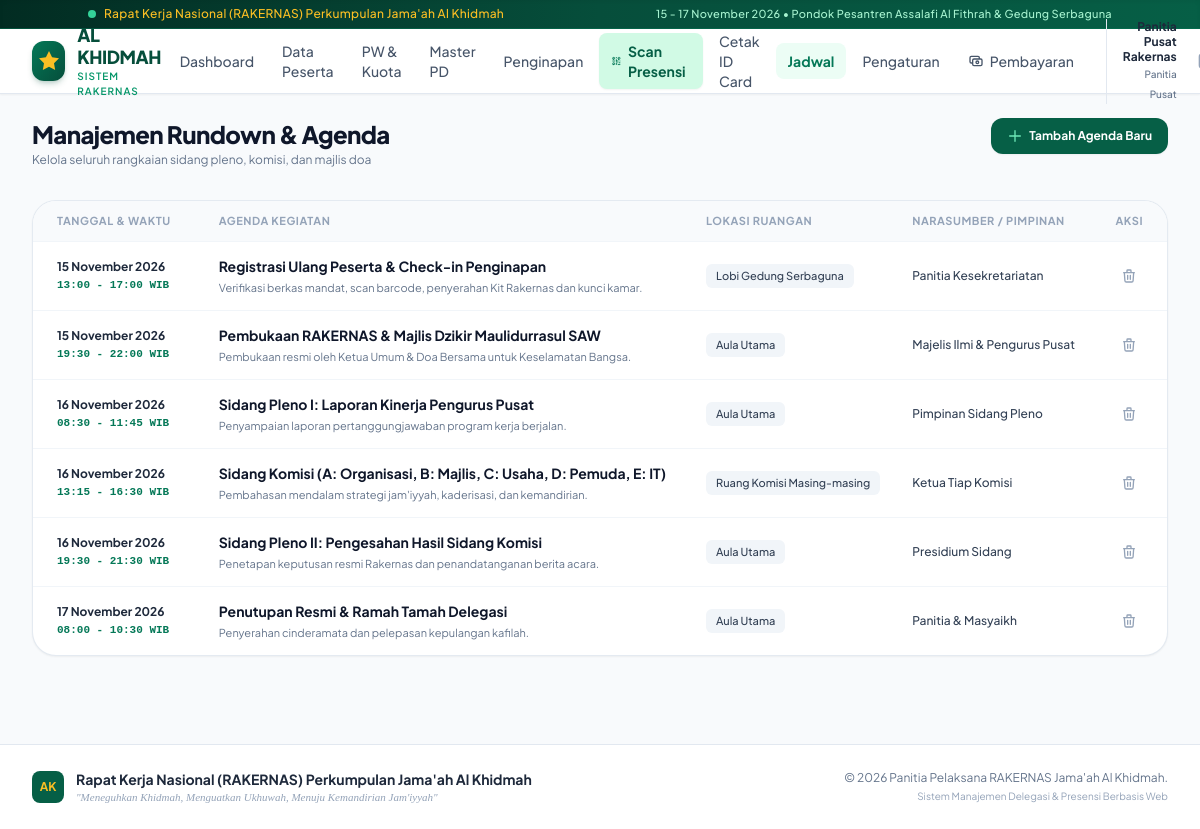
/admin/schedules.php (signed in), run on the app's committed database.
### tables this page shows
CREATE TABLE `schedules` (
  `id` INT AUTO_INCREMENT PRIMARY KEY,
  `session_date` DATE NOT NULL,
  `start_time` TIME NOT NULL,
  `end_time` TIME NOT NULL,
  `title` VARCHAR(200) NOT NULL,
  `location` VARCHAR(120) NOT NULL,
  `speaker` VARCHAR(150) DEFAULT NULL,
  `description` TEXT DEFAULT NULL,
  `order_num` INT NOT NULL DEFAULT 0
);

### includes/functions.php (called while the page is built, shortened)
<?php
function clean($str) {
    return htmlspecialchars(trim($str ?? ''), ENT_QUOTES, 'UTF-8');
}
function formatTanggalIndo($dateStr, $withTime = false) {
    $bulanIndo = [
        1 => 'Januari', 'Februari', 'Maret', 'April', 'Mei', 'Juni',
        'Juli', 'Agustus', 'September', 'Oktober', 'November', 'Desember'
    ];
    $timestamp = strtotime($dateStr);
    $d = date('j', $timestamp);
    $m = $bulanIndo[(int)date('n', $timestamp)];
    $y = date('Y', $timestamp);
    $result = "{$d} {$m} {$y}";
    return $result;
}

### admin/schedules.php (the view, shortened to what this page needs)
<?php
require_once __DIR__ . '/../includes/functions.php';
$pdo = getDB();
$schedules = $pdo->query("SELECT * FROM schedules ORDER BY session_date ASC, start_time ASC")->fetchAll();
require_once __DIR__ . '/../includes/header.php';
?>
<div class="space-y-8 mb-16">
    <div class="flex flex-col sm:flex-row sm:items-center justify-between gap-4">
        <div>
            <h1 class="text-2xl font-extrabold text-slate-900 tracking-tight">Manajemen Rundown & Agenda</h1>
            <p class="text-xs text-slate-500 mt-0.5">Kelola seluruh rangkaian sidang pleno, komisi, dan majlis doa</p>
        </div>
        <button onclick="document.getElementById('modal-add-schedule').classList.remove('hidden')" class="px-4 py-2.5 rounded-xl bg-alkhidmah-800 text-white font-bold text-xs hover:bg-alkhidmah-900 transition shadow-sm flex items-center gap-1.5 self-start">
            <svg class="w-4 h-4 text-emerald-300" fill="none" stroke="currentColor" viewBox="0 0 24 24"><path stroke-linecap="round" stroke-linejoin="round" stroke-width="2" d="M12 4v16m8-8H4"/></svg>
            <span>Tambah Agenda Baru</span>
        </button>
    </div>
    <div class="bg-white rounded-3xl border border-slate-200/90 shadow-sm overflow-hidden">
        <div class="overflow-x-auto">
            <table class="w-full text-left text-xs text-slate-600">
                <thead class="bg-slate-50 text-slate-400 text-[11px] uppercase tracking-wider font-semibold border-b border-slate-100">
                    <tr>
                        <th class="py-3 px-6">Tanggal & Waktu</th>
                        <th class="py-3 px-6">Agenda Kegiatan</th>
                        <th class="py-3 px-4">Lokasi Ruangan</th>
                        <th class="py-3 px-4">Narasumber / Pimpinan</th>
                        <th class="py-3 px-6 text-right">Aksi</th>
                    </tr>
                </thead>
                <tbody class="divide-y divide-slate-100">
                    <?php if (empty($schedules)): ?>
                        <tr><td colspan="5" class="py-8 text-center text-slate-400">Belum ada agenda kegiatan.</td></tr>
                    <?php else: ?>
                        <?php foreach ($schedules as $s): ?>
                            <tr class="hover:bg-slate-50/70 transition">
                                <td class="py-3.5 px-6 whitespace-nowrap">
                                    <div class="font-bold text-slate-800"><?= formatTanggalIndo($s['session_date']) ?></div>
                                    <div class="font-mono text-emerald-700 text-[11px] font-bold mt-0.5">
                                        <?= substr($s['start_time'], 0, 5) ?> - <?= substr($s['end_time'], 0, 5) ?> WIB
                                    </div>
                                </td>
                                <td class="py-3.5 px-6">
                                    <div class="font-bold text-slate-900 text-sm"><?= clean($s['title']) ?></div>
                                    <?php if (!empty($s['description'])): ?>
                                        <div class="text-[11px] text-slate-500 mt-1"><?= clean($s['description']) ?></div>
                                    <?php endif; ?>
                                </td>
                                <td class="py-3.5 px-4">
                                    <span class="inline-flex items-center px-2.5 py-1 rounded-md text-[11px] font-medium bg-slate-100 text-slate-700">
                                        <?= clean($s['location']) ?>
                                    </span>
                                </td>
                                <td class="py-3.5 px-4">
                                    <div class="font-medium text-slate-700"><?= clean($s['speaker'] ?: '-') ?></div>
                                </td>
                                <td class="py-3.5 px-6 text-right whitespace-nowrap">
                                    <form action="" method="POST" onsubmit="return confirm('Hapus agenda ini?');" class="inline">
                                        <button type="submit" class="p-1.5 text-slate-400 hover:text-rose-600 transition">
                                            <svg class="w-4 h-4" fill="none" stroke="currentColor" viewBox="0 0 24 24"><path stroke-linecap="round" stroke-linejoin="round" stroke-width="2" d="M19 7l-.867 12.142A2 2 0 0116.138 21H7.862a2 2 0 01-1.995-1.858L5 7m5 4v6m4-6v6m1-10V4a1 1 0 00-1-1h-4a1 1 0 00-1 1v3M4 7h16"/></svg>
                                        </button>
                                    </form>
                                </td>
                            </tr>
                        <?php endforeach; ?>
                    <?php endif; ?>
                </tbody>
            </table>
        </div>
    </div>
</div>
<?php require_once __DIR__ . '/../includes/footer.php'; ?>

### assets/css/custom.css (style rules this page uses)
body { font-family: 'Plus Jakarta Sans', -apple-system, BlinkMacSystemFont, "Segoe UI", Roboto, sans-serif; -webkit-print-color-adjust: exact !important; print-color-adjust: exact !important; }

### data on the page
schedules: session_date "15 November 2026", start_time "13:00", end_time "17:00", title "Registrasi Ulang Peserta & Check-in Penginapan", description "Verifikasi berkas mandat, scan barcode, penyerahan Kit Rakernas dan kunci kamar.", location "Lobi Gedung Serbaguna", speaker "Panitia Kesekretariatan"
schedules: session_date "15 November 2026", start_time "19:30", end_time "22:00", title "Pembukaan RAKERNAS & Majlis Dzikir Maulidurrasul SAW", description "Pembukaan resmi oleh Ketua Umum & Doa Bersama untuk Keselamatan Bangsa.", location "Aula Utama", speaker "Majelis Ilmi & Pengurus Pusat"
schedules: session_date "16 November 2026", start_time "08:30", end_time "11:45", title "Sidang Pleno I: Laporan Kinerja Pengurus Pusat", description "Penyampaian laporan pertanggungjawaban program kerja berjalan.", location "Aula Utama", speaker "Pimpinan Sidang Pleno"
schedules: session_date "16 November 2026", start_time "13:15", end_time "16:30", title "Sidang Komisi (A: Organisasi, B: Majlis, C: Usaha, D: Pemuda, E: IT)", description "Pembahasan mendalam strategi jam'iyyah, kaderisasi, dan kemandirian.", location "Ruang Komisi Masing-masing", speaker "Ketua Tiap Komisi"
schedules: session_date "16 November 2026", start_time "19:30", end_time "21:30", title "Sidang Pleno II: Pengesahan Hasil Sidang Komisi", description "Penetapan keputusan resmi Rakernas dan penandatanganan berita acara.", location "Aula Utama", speaker "Presidium Sidang"
schedules: session_date "17 November 2026", start_time "08:00", end_time "10:30", title "Penutupan Resmi & Ramah Tamah Delegasi", description "Penyerahan cinderamata dan pelepasan kepulangan kafilah.", location "Aula Utama", speaker "Panitia & Masyaikh"

### other printed values
getSetting('event_name', 'RAKERNAS PERKUMPULAN JAMA\'AH AL KHIDMAH') "Rapat Kerja Nasional (RAKERNAS) Perkumpulan Jama'ah Al Khidmah"
getSetting('event_date', '15 - 17 November 2026') "15 - 17 November 2026"
getSetting('event_location', 'Pondok Pesantren Al Fithrah') "Pondok Pesantren Assalafi Al Fithrah & Gedung Serbaguna"
$brandTitle "AL KHIDMAH"
$brandSubtitle "SISTEM RAKERNAS"
$user['full_name'] "Panitia Pusat Rakernas"
